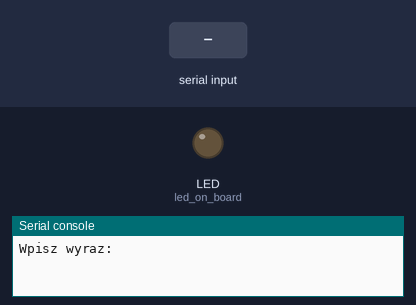
This program was run on a simulated CircuitPython board. Shown: output pins drawn as LEDs (lit = HIGH), the last lines printed to the serial console. The inputs (shaded band) are chosen by the test bench.

Above: at 1.2 s.
1.3 s: "a" typed at the serial console, then Enter
At 4.9 s:
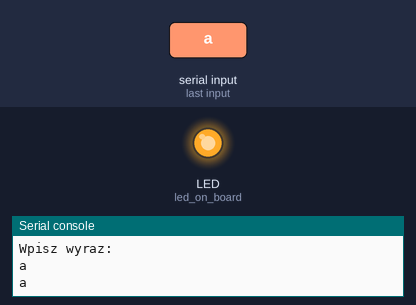
Timing chart, 0 to 7.8 s (numbered marks = the images above; inputs shaded):
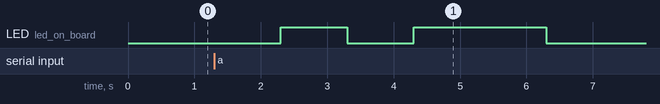

Measured:
- after the input at 1.3 s, LED (led_on_board): LOW → HIGH after 1.0 s, → LOW 1.0 s later, → HIGH 1.0 s later, → LOW 2.0 s later

The program:

morsecode.py
```python
import board,digitalio,time,random
#
led_on_board = digitalio.DigitalInOut(board.LED)
led_on_board.direction = digitalio.Direction.OUTPUT

def dot_diode():
            time.sleep(1)
            led_on_board.value = True
            time.sleep(1)
            led_on_board.value = False
            time.sleep(1)

def line_diode():
            led_on_board.value = True
            time.sleep(2)
            led_on_board.value = False
            time.sleep(1)

def morsecode(strData):
    strData = list(strData)
    dictData ={"a":"*-","b":"-***","c":"-*-*",
               "d":"-**","e":"*","f":"**-*","g":"--*",
               "h":"****","i":"**","j":"*---","k":"-*-","l":"*-**",
               "m":"--","n":"-*","o":"---","p":"*--*","q":"--*-",
               "r":"*-*","s":"***","t":"-","u":"**-","v":"***-",
               "w":"*--","x":"-**-","y":"-*--","z":"--**"}
    for letter in strData:
        print(f"{letter}")
        for morse_code in dictData[letter]:
            if morse_code == "*":
                dot_diode()
            elif morse_code == "-":
                line_diode()
            else:
                print("Error")

# Głowna pętla
while True:
    user_input = str(input("Wpisz wyraz:"))
    if user_input == "koniec":
        break
    elif isinstance(user_input,str):
            morsecode(user_input.lower())
    else:
        print("Error")
        break
```
